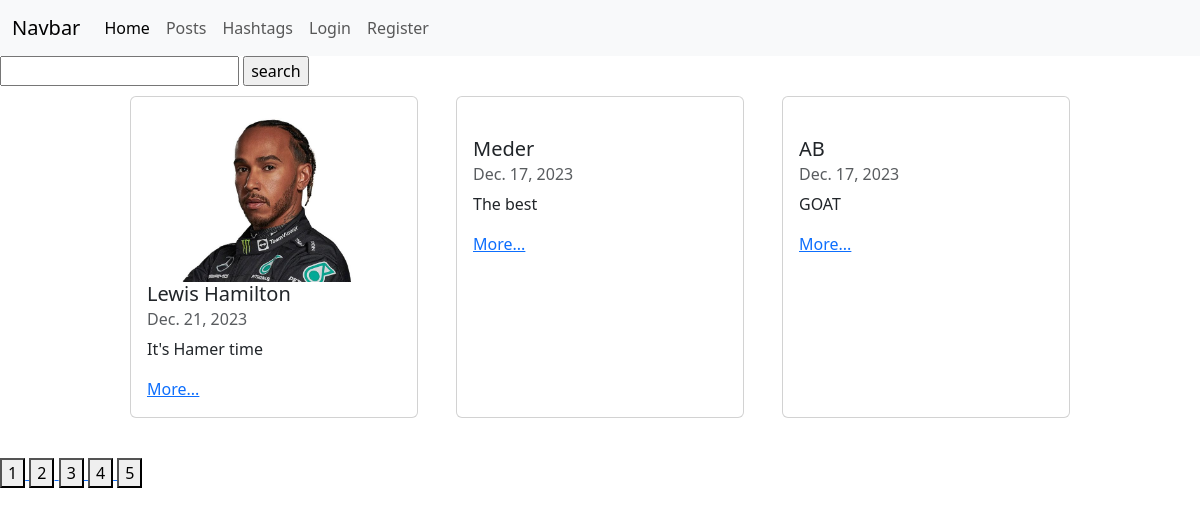
/posts/, run on the app's committed database.
### posts/models.py (models this page shows)
class Post(models.Model):
    author = models.ForeignKey(User, on_delete=models.CASCADE, null=True)
    image = models.ImageField(blank=True, null=True)
    title = models.CharField(max_length=255)
    description = models.TextField()
    rate = models.FloatField()
    created_date = models.DateField(auto_now=True)
    modified_date = models.DateField(auto_now_add=True)
    hashtags = models.ManyToManyField(Hashtag)

### posts/views.py (the view)
# urls.py: path('posts/', PostsCBV.as_view()),
class PostsCBV(ListView):
    model = Post
    template_name = 'posts/posts.html'
    context_object_name = 'posts'
    def get_context_data(self, *, object_list=None, **kwars):
        return {
            'posts': kwars['posts'],
            'pages': kwars['max_page'],
            'user': kwars['user']
        }
    def get(self, request, **kwargs):
        hashtag_id = int(request.GET.get('hashtag_id', 0))
        text = request.GET.get('text')
        page = int(request.GET.get('page', 1))
        if hashtag_id:
            posts = self.model.objects.filter(hashtags__in=[hashtag_id])
        else:
            posts =self.model.objects.all()
        if text:
            posts = self.model.objects.filter(title__contains=text)
        max_page = posts.__len__() / PAGINATION_LIMIT
        print(max_page)
        if round(max_page) <= max_page:
            max_page = round(max_page)+1
        max_page = int(max_page)
        print(max_page)
        posts = posts[PAGINATION_LIMIT * (page-1):PAGINATION_LIMIT * page]
        return render(
            request,
            self.template_name,
            context=self.get_context_data(
                posts=posts,
                user=None if request.user.is_anonymous else request.user,
                max_page=range(1, max_page+1)
            )
        )

### templates/posts/posts.html
{% extends 'layouts/index.html' %}
{% load static %}
{% block head %}
    <link rel='stylesheet' href="{% static 'posts.css'%}">
{% endblock %}
{% block content %}
    <div class='search'>
        <form action='/posts/' method='get'>
            <input type='text' name='text'>
            <input type='submit' value='search'>
        </form>
    </div>
    <div class="posts">
        {% for post in posts %}
            <div class="card" style="width: 18rem;">
              <div class="card-body">
                {%if post.image%}
                    <img src="/media/{{post.image}}/" alt='not found'>
                {%else %}
                    <img src="/media/Rectangle 57.png" alt=''>
                {% endif %}
                <h5 class="card-title">{{ post.title }}</h5>
                <h6 class="card-subtitle mb-2 text-muted">{{ post.created_date }}</h6>
                <p class="card-text">{{ post.description }}</p>
                <a href="/posts/{{post.id}}/" class="card-link">More...</a>
              </div>
            </div>
        {% endfor %}
    </div>
    <div class='page'>
        {% for page in pages  %}
            <a href='/posts/?page={{page}}'>
                <button>{{page}}</button>
            </a>
        {% endfor %}
    </div>
{% endblock %}

### static/posts.css (style rules this page uses)
.posts { width: 80%; margin: 0 0 0 10%; padding: 10px; display: flex; justify-content: space-between; flex-wrap: wrap; }
.card { margin-bottom: 30px; }
.posts img { width: 100%; }

### data on the page
Post: image (picture), title "Lewis Hamilton", created_date "Dec. 21, 2023", description "It's Hamer time"
Post: title "Meder", created_date "Dec. 17, 2023", description "The best"
Post: title "AB", created_date "Dec. 17, 2023", description "GOAT"

### other printed values
{{ page }} "1" "2" "3" "4" "5"
